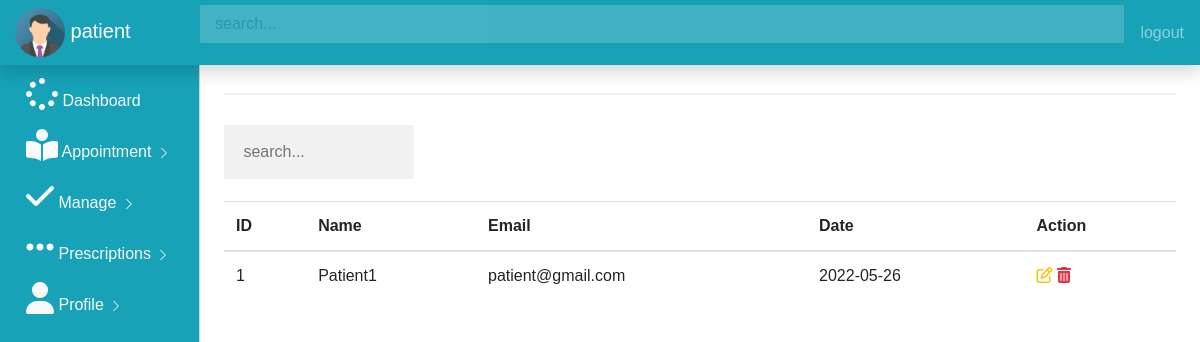
/manage (signed in), run on the app's committed database.
### app.py (models this page shows, shortened)
class User(UserMixin,db.Model):
     id = db.Column(db.Integer,primary_key =True)
     username = db.Column(db.String(100))
     email = db.Column(db.String(100),unique =True)
     password = db.Column(db.String(100))
     doctor = db.Column(db.Boolean)
     admin = db.Column(db.Boolean)
     work = db.Column(db.String(100))
     country = db.Column(db.String(100))
     image = db.Column(db.String(100))
     @property
     def unhashed_password(self):
          raise AttributeError('cannot view unhased password')
     appointment_by  = db.relationship('Appointments',
     foreign_keys ='Appointments.asked_by_id',
     backref = 'asker',
     lazy=True
     )
     Receive_by  = db.relationship('Notiication',
     foreign_keys ='Notiication.receive_by_id',
     backref = 'reciever',
     lazy=True
     )
     Sender_by  = db.relationship('Notiication',
     foreign_keys ='Notiication.doctor_id',
     backref = 'sender',
     lazy=True
     )
     answers_requested  = db.relationship('Appointments',
     foreign_keys ='Appointments.doctor_id',
     backref = 'expert',
     lazy=True
     )

class Appointments(db.Model):
     id = db.Column(db.Integer,primary_key =True)
     name = db.Column(db.String(100))
     email = db.Column(db.String(100))
     date = db.Column(db.String(100))
     asked_by_id = db.Column(db.Integer,db.ForeignKey('user.id'))
     doctor_id = db.Column(db.Integer,db.ForeignKey('user.id'))

### app.py (the view)
@app.route('/manage')
def manage():
     roww = db.session.query(Appointments.doctor_id == current_user.id).count()
     experties = User.query.filter_by(doctor =True).all()
     all_appointees = Appointments.query.filter_by(asked_by_id = current_user.id).all()
     admin_appointees = Appointments.query.all()
     owner = User.query.filter_by(email=current_user.email,password=current_user.password,admin=False,doctor =False).first()
     if not owner:
          flash("Kindly login as patient!")
          return redirect(url_for('home'))
     else:
          return render_template('manage.html' ,appointees = all_appointees,experts = experties,roww=roww)

### app.py (called while the page is built)
@login_manager.user_loader
def load_user(user_id):
     return User.query.get(int(user_id))

### templates/manage.html (shortened to what this page needs)
{% include 'plane_dash.html' %}
{% block body %}
<main role="main" class="col-md-9 ml-sm-auto col-lg-10 px-4">
    <hr>
                 <table class=" table table-hover">
                     <input type="text" id="mySearch" placeholder=" search..." style="width: 20%;">
                <thead>
                    <tr>
                    <th>ID</th>
                    <th>Name</th>
                    <th>Email</th>
                    <th>Date</th>
                    <th>Action</th>
                </tr>
            </thead>
                {% for row in appointees %}
                <tbody id="myTable" >
                    <tr>
                    <td> {{row.id}}</td>
                    <td> {{row.name}}</td>
                    <td> {{row.email}}</td>
                    <td> {{row.date}}</td>
                    <td>
                        <a  class="text-warning" data-toggle="modal" href="/update/{{row.id}}" data-target="#modaledit{{row.id}}">
                            <i class ="	fa fa-edit fa-3"></i>
                        </a>
                        <a href="/delete/{{row.id}}" class="text-danger">
                            <i class ="	fa fa-trash fa-3"></i>
                        </a>
                    </td>
                </tr>
                </tbody>
                {% endfor %}
                 </table>
</main>
{% endblock %}

### templates/plane_dash.html (shortened to what this page needs)
<!doctype html>
<html lang="en">
  <head>
    <link rel="stylesheet" href="https://stackpath.bootstrapcdn.com/bootstrap/4.5.2/css/bootstrap.min.css">
    <link rel="stylesheet" href="/static/css/dashboard.css">
    <link rel="stylesheet" href="https://cdn.datatables.net/1.10.22/css/jquery.dataTables.min.css">
  </head>
  <body> {%block body%}
    <nav class="navbar navbar-dark bg-info fixed-top flex-md-nowrap p-0 shadow">
        <a class="navbar-brand col-sm-3 col-md-2 mr-0" href="#">
          <img src="{{url_for('static', filename ='img_avatar.png')}}" alt="Avatar" style="width:50px;border-radius: 50%;">
          {{current_user.username}}
          </a>
        <input type="text" class="form-control form-control-primary w-100" placeholder="search...">
        <ul class=" navbar-nav px-3">
            <li class="nav-item text-nowrap">
                <a class="nav-link" onclick="return confirm('Confirm logout') " href="{{url_for('home')}}">logout</a>
            </li>
        </ul>
      </nav>
      <div class="container-fluid">
        <div class="row">
            <div class  = "col-md-2 bg-info d-none d-md-block sidebar" style="color:white;">
                <div class="left-sidebar">
                    <ul class="nav flex-column sidebar-nav">
                        <li class="nav-item">
                        <a class="nav-link text-light" href="{{url_for('get_signin')}}">
                          <i class ="fa fa-spinner fa-2x"></i> Dashboard
                        </a>
                        </li>
                        <li class="nav-item">
                          <a class="nav-link text-light" href="{{url_for('appointment')}}">
                         <i class="fa fa-book-reader fa-2x"></i> Appointment
                                     <svg class="bi bi-chevron-right" width="16" height="16" viewBox="0 0 20 20" fill="currentColor" xmlns="http://www.w3.org/2000/svg"><path fill-rule="evenodd" d="M6.646 3.646a.5.5 0 01.708 0l6 6a.5.5 0 010 .708l-6 6a.5.5 0 01-.708-.708L12.293 10 6.646 4.354a.5.5 0 010-.708z"/></svg>
                        </a>
                        </li>
                        <li class="nav-item">
                          <a class="nav-link text-light" href="{{url_for('manage')}}">
                         <i class="fa fa-check fa-2x"></i> Manage
                                     <svg class="bi bi-chevron-right" width="16" height="16" viewBox="0 0 20 20" fill="currentColor" xmlns="http://www.w3.org/2000/svg"><path fill-rule="evenodd" d="M6.646 3.646a.5.5 0 01.708 0l6 6a.5.5 0 010 .708l-6 6a.5.5 0 01-.708-.708L12.293 10 6.646 4.354a.5.5 0 010-.708z"/></svg>
                        </a>
                        </li>
                        <li class="nav-item">
                          <a class="nav-link text-light" href="">
                         <i class="fa fa-ellipsis-h fa-2x"></i> Prescriptions
                                     <svg class="bi bi-chevron-right" width="16" height="16" viewBox="0 0 20 20" fill="currentColor" xmlns="http://www.w3.org/2000/svg"><path fill-rule="evenodd" d="M6.646 3.646a.5.5 0 01.708 0l6 6a.5.5 0 010 .708l-6 6a.5.5 0 01-.708-.708L12.293 10 6.646 4.354a.5.5 0 010-.708z"/></svg>
                        </a>
                        </li>
                        <li class="nav-item">
                          <a class="nav-link text-light" href="{{url_for('change_profile')}}">
                          <i class="fa fa-user  fa-2x "></i> Profile
                            <svg class="bi bi-chevron-right" width="16" height="16" viewBox="0 0 20 20" fill="currentColor" xmlns="http://www.w3.org/2000/svg"><path fill-rule="evenodd" d="M6.646 3.646a.5.5 0 01.708 0l6 6a.5.5 0 010 .708l-6 6a.5.5 0 01-.708-.708L12.293 10 6.646 4.354a.5.5 0 010-.708z"/></svg>
                        </a>
                        </li>
                      </ul>
                </div>
            </div>
            <main role="main" class="col-md-9 ml-sm-auto col-lg-10 px-4">
                <h3>Dashboard</h3>
            </main>
        </div>
      </div>
    {% endblock %}
  </body>
</html>

### static/css/dashboard.css (style rules this page uses)
.form-control-primary { margin: 10px; opacity: 0.2; border-radius: 2px; }
.sidebar { position: fixed; top:0; left:0; bottom:0; z-index:100; padding: 70px 0 0 10px; border-right: 1px solid #d3d3d3; }
.sidebar-nav li .nav-link { color: #333; }
body { font-family: Arial, Helvetica, sans-serif; }
* { box-sizing: border-box; }
input[type=text], input[type=password] { width: 100%; padding: 15px; margin: 5px 0 22px 0; display: inline-block; border: none; background: #f1f1f1; }
hr { border: 1px solid #f1f1f1; margin-bottom: 25px; }
a { color: dodgerblue; }

### data on the page
User: username "patient"
Appointments: id "1", name "Patient1", email "patient@gmail.com", date "2022-05-26"
